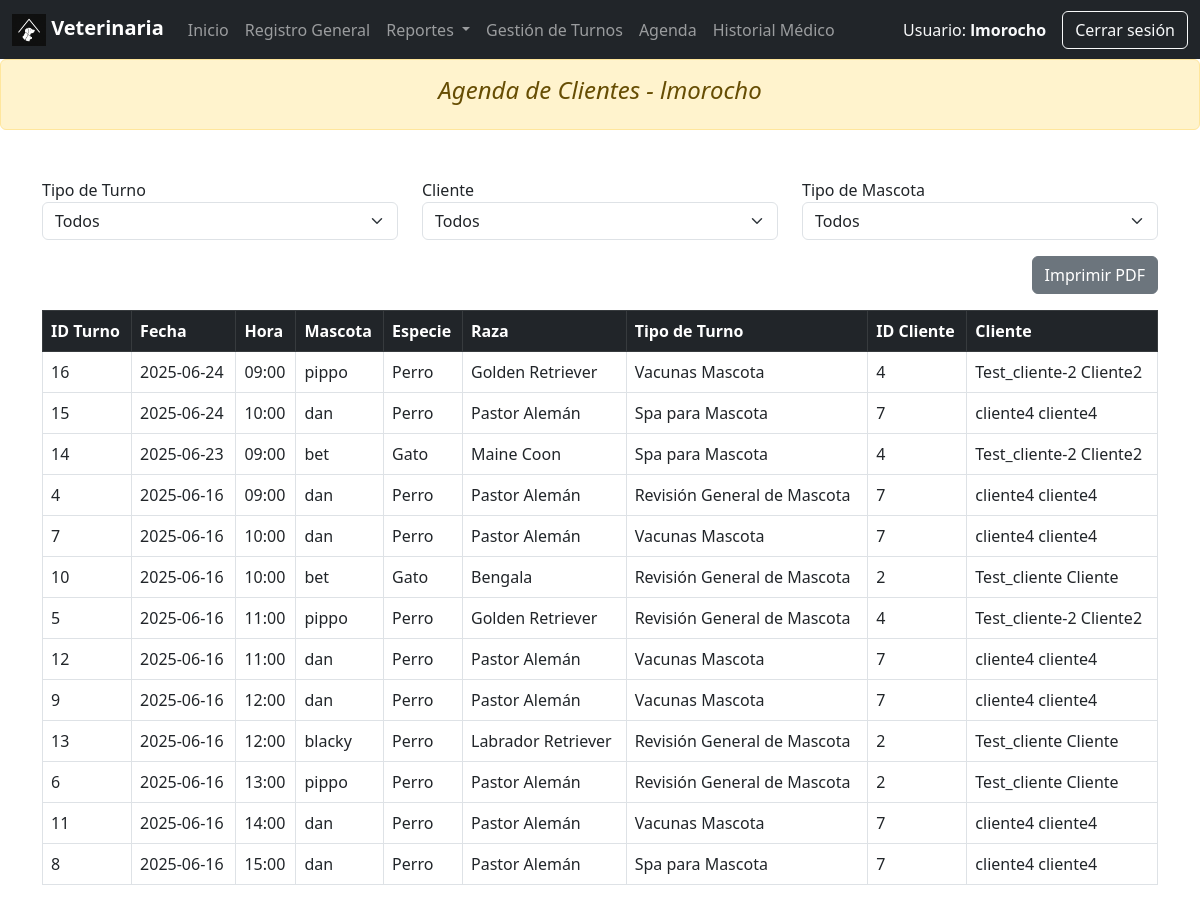
/agenda_turno_clientes.php (signed in), run on the app's committed database.
### tables this page shows
CREATE TABLE `turno` (
  `ID_Turno` int(11) NOT NULL,
  `Fecha` date NOT NULL,
  `Hora` time NOT NULL,
  `ID_Mascota` int(11) NOT NULL,
  `ID_Empleado` int(11) NOT NULL,
  `ID_Tipo_Turno` int(11) NOT NULL
);

CREATE TABLE `mascota` (
  `ID_Mascota` int(11) NOT NULL,
  `Nombre` varchar(50) NOT NULL,
  `Fecha_Nacimiento` date DEFAULT NULL,
  `ID_Raza` int(11) NOT NULL,
  `ID_Cliente` int(11) NOT NULL
);

CREATE TABLE `especie` (
  `ID_Especie` int(11) NOT NULL,
  `Nombre_Especie` varchar(50) NOT NULL
);

CREATE TABLE `raza` (
  `ID_Raza` int(11) NOT NULL,
  `Nombre_Raza` varchar(50) NOT NULL,
  `ID_Especie` int(11) NOT NULL,
  `Color` varchar(30) DEFAULT NULL
);

CREATE TABLE `tipo_turno` (
  `ID_Tipo_Turno` int(11) NOT NULL,
  `Nombre_Tipo_Turno` varchar(100) NOT NULL
);

CREATE TABLE `cliente` (
  `ID_Cliente` int(11) NOT NULL,
  `Nombre` varchar(50) NOT NULL,
  `Apellido` varchar(50) NOT NULL,
  `DNI` varchar(20) NOT NULL,
  `Telefono` varchar(20) DEFAULT NULL,
  `Email` varchar(100) NOT NULL,
  `Direccion` varchar(150) DEFAULT NULL,
  `Fecha_Nacimiento` date DEFAULT NULL,
  `ID_Usuario` int(11) NOT NULL
);

### agenda_turno_clientes.php (the view, shortened to what this page needs)
<?php
require('conexion.php');
require('inc/menu_admin.php');
$usuario = $_SESSION['usuario']['Nombre_Usuario'] ?? 'Administrador';
$sql = "
SELECT
  t.ID_Turno,
  t.Fecha,
  t.Hora,
  m.Nombre AS Nombre_Mascota,
  e.Nombre_Especie,
  r.Nombre_Raza,
  tt.Nombre_Tipo_Turno AS Nombre_Tipo_Turno,
  c.ID_Cliente,
  CONCAT(c.Nombre, ' ', c.Apellido) AS Nombre_Cliente
FROM Turno t
  JOIN Mascota m ON t.ID_Mascota = m.ID_Mascota
  JOIN Raza r ON m.ID_Raza = r.ID_Raza
  JOIN Especie e ON r.ID_Especie = e.ID_Especie
  JOIN tipo_turno tt ON t.ID_Tipo_Turno = tt.ID_Tipo_Turno
  JOIN Cliente c ON m.ID_Cliente = c.ID_Cliente
ORDER BY t.Fecha DESC, t.Hora ASC, t.ID_turno
";
$result = $conexion->query($sql);
$turnos = $result ? $result->fetch_all(MYSQLI_ASSOC) : [];
?>
<!DOCTYPE html>
<html lang="es">
<head>
  <link href="https://cdn.jsdelivr.net/npm/bootstrap@5.3.0/dist/css/bootstrap.min.css" rel="stylesheet">
</head>
<body>
  <?php menu_admin(); ?>
  <div class="alert alert-warning text-center fst-italic mt-0 no-print" role="alert">
    <h4>Agenda de Clientes - <?= htmlspecialchars($usuario) ?></h4>
  </div>
  <div class="container mt-5">
    <div class="row mb-3 no-print">
      <div class="col-md-4">
        <label>Tipo de Turno</label>
        <select id="filterTipo" class="form-select">
          <option value="">Todos</option>
        </select>
      </div>
      <div class="col-md-4">
        <label>Cliente</label>
        <select id="filterCliente" class="form-select">
          <option value="">Todos</option>
        </select>
      </div>
      <div class="col-md-4">
        <label>Tipo de Mascota</label>
        <select id="filterEspecie" class="form-select">
          <option value="">Todos</option>
        </select>
      </div>
    </div>
    <div class="text-end mb-3 no-print">
      <button onclick="window.print()" class="btn btn-secondary">Imprimir PDF</button>
    </div>
    <?php if (empty($turnos)): ?>
      <div class="alert alert-info">No hay turnos agendados.</div>
    <?php else: ?>
      <div class="table-responsive">
        <table id="turnosTable" class="table table-bordered table-hover">
          <thead class="table-dark">
            <tr>
              <th>ID Turno</th>
              <th>Fecha</th>
              <th>Hora</th>
              <th>Mascota</th>
              <th>Especie</th>
              <th>Raza</th>
              <th>Tipo de Turno</th>
              <th>ID Cliente</th>
              <th>Cliente</th>
            </tr>
          </thead>
          <tbody>
            <?php foreach ($turnos as $t): ?>
              <tr>
                <td><?= htmlspecialchars($t['ID_Turno']) ?></td>
                <td><?= htmlspecialchars($t['Fecha']) ?></td>
                <td><?= htmlspecialchars(substr($t['Hora'], 0, 5)) ?></td>
                <td><?= htmlspecialchars($t['Nombre_Mascota']) ?></td>
                <td><?= htmlspecialchars($t['Nombre_Especie']) ?></td>
                <td><?= htmlspecialchars($t['Nombre_Raza']) ?></td>
                <td><?= htmlspecialchars($t['Nombre_Tipo_Turno']) ?></td>
                <td><?= htmlspecialchars($t['ID_Cliente']) ?></td>
                <td><?= htmlspecialchars($t['Nombre_Cliente']) ?></td>
              </tr>
            <?php endforeach; ?>
          </tbody>
        </table>
      </div>
    <?php endif; ?>
  </div>
</body>
</html>

### inc/menu_admin.php (shortened to what this page needs)
<?php
function menu_admin() {
  $nombreUsuario = $_SESSION['usuario']['Nombre_Usuario'] ?? 'Administrador';
?>
<nav class="navbar navbar-expand-lg navbar-dark bg-dark">
  <div class="container-fluid">
    <a class="navbar-brand" href="#">
      <img src="img/Log_PetHOUSE.png" alt="Logo" width="34" height="32" class="d-inline-block align-text-top">
      <b>Veterinaria</b>
    </a>
    <div class="collapse navbar-collapse" id="navbarNav">
      <ul class="navbar-nav me-auto mb-2 mb-lg-0">
        <li class="nav-item"><a class="nav-link" href="admin_dashboard.php">Inicio</a></li>
        <li class="nav-item"><a class="nav-link" href="admin_registro.php">Registro General</a></li>
        <li class="nav-item dropdown">
          <a class="nav-link dropdown-toggle" href="#" id="registroDropdown" role="button" data-bs-toggle="dropdown" aria-expanded="false">
            Reportes
          </a>
        </li>
        <li class="nav-item"><a class="nav-link" href="admin_turnos.php">Gestión de Turnos</a></li>
        <li class="nav-item"><a class="nav-link" href="agenda_turno_clientes.php">Agenda</a></li>
        <li class="nav-item"><a class="nav-link" href="admin_dashboard.php">Historial Médico</a></li>
      </ul>
      <span class="navbar-text text-light me-3">
        Usuario: <strong><?= htmlspecialchars($nombreUsuario) ?></strong>
      </span>
      <a href="logout.php" class="btn btn-outline-light">Cerrar sesión</a>
    </div>
  </div>
</nav>
<?php
}
?>

### data on the page
turno: ID_Turno "16", Fecha "2025-06-24", Hora "09:00", ID_Mascota.Nombre "pippo", especie.Nombre_Especie "Perro", raza.Nombre_Raza "Golden Retriever", ID_Tipo_Turno.Nombre_Tipo_Turno "Vacunas Mascota", cliente.ID_Cliente "4", Nombre_Cliente "Test_cliente-2 Cliente2"
turno: ID_Turno "15", Fecha "2025-06-24", Hora "10:00", ID_Mascota.Nombre "dan", especie.Nombre_Especie "Perro", raza.Nombre_Raza "Pastor Alemán", ID_Tipo_Turno.Nombre_Tipo_Turno "Spa para Mascota", cliente.ID_Cliente "7", Nombre_Cliente "cliente4 cliente4"
turno: ID_Turno "14", Fecha "2025-06-23", Hora "09:00", ID_Mascota.Nombre "bet", especie.Nombre_Especie "Gato", raza.Nombre_Raza "Maine Coon", ID_Tipo_Turno.Nombre_Tipo_Turno "Spa para Mascota", cliente.ID_Cliente "4", Nombre_Cliente "Test_cliente-2 Cliente2"
turno: ID_Turno "4", Fecha "2025-06-16", Hora "09:00", ID_Mascota.Nombre "dan", especie.Nombre_Especie "Perro", raza.Nombre_Raza "Pastor Alemán", ID_Tipo_Turno.Nombre_Tipo_Turno "Revisión General de Mascota", cliente.ID_Cliente "7", Nombre_Cliente "cliente4 cliente4"
turno: ID_Turno "7", Fecha "2025-06-16", Hora "10:00", ID_Mascota.Nombre "dan", especie.Nombre_Especie "Perro", raza.Nombre_Raza "Pastor Alemán", ID_Tipo_Turno.Nombre_Tipo_Turno "Vacunas Mascota", cliente.ID_Cliente "7", Nombre_Cliente "cliente4 cliente4"
turno: ID_Turno "10", Fecha "2025-06-16", Hora "10:00", ID_Mascota.Nombre "bet", especie.Nombre_Especie "Gato", raza.Nombre_Raza "Bengala", ID_Tipo_Turno.Nombre_Tipo_Turno "Revisión General de Mascota", cliente.ID_Cliente "2", Nombre_Cliente "Test_cliente Cliente"
turno: ID_Turno "5", Fecha "2025-06-16", Hora "11:00", ID_Mascota.Nombre "pippo", especie.Nombre_Especie "Perro", raza.Nombre_Raza "Golden Retriever", ID_Tipo_Turno.Nombre_Tipo_Turno "Revisión General de Mascota", cliente.ID_Cliente "4", Nombre_Cliente "Test_cliente-2 Cliente2"
turno: ID_Turno "12", Fecha "2025-06-16", Hora "11:00", ID_Mascota.Nombre "dan", especie.Nombre_Especie "Perro", raza.Nombre_Raza "Pastor Alemán", ID_Tipo_Turno.Nombre_Tipo_Turno "Vacunas Mascota", cliente.ID_Cliente "7", Nombre_Cliente "cliente4 cliente4"
turno: ID_Turno "9", Fecha "2025-06-16", Hora "12:00", ID_Mascota.Nombre "dan", especie.Nombre_Especie "Perro", raza.Nombre_Raza "Pastor Alemán", ID_Tipo_Turno.Nombre_Tipo_Turno "Vacunas Mascota", cliente.ID_Cliente "7", Nombre_Cliente "cliente4 cliente4"
turno: ID_Turno "13", Fecha "2025-06-16", Hora "12:00", ID_Mascota.Nombre "blacky", especie.Nombre_Especie "Perro", raza.Nombre_Raza "Labrador Retriever", ID_Tipo_Turno.Nombre_Tipo_Turno "Revisión General de Mascota", cliente.ID_Cliente "2", Nombre_Cliente "Test_cliente Cliente"
turno: ID_Turno "6", Fecha "2025-06-16", Hora "13:00", ID_Mascota.Nombre "pippo", especie.Nombre_Especie "Perro", raza.Nombre_Raza "Pastor Alemán", ID_Tipo_Turno.Nombre_Tipo_Turno "Revisión General de Mascota", cliente.ID_Cliente "2", Nombre_Cliente "Test_cliente Cliente"
turno: ID_Turno "11", Fecha "2025-06-16", Hora "14:00", ID_Mascota.Nombre "dan", especie.Nombre_Especie "Perro", raza.Nombre_Raza "Pastor Alemán", ID_Tipo_Turno.Nombre_Tipo_Turno "Vacunas Mascota", cliente.ID_Cliente "7", Nombre_Cliente "cliente4 cliente4"
turno: ID_Turno "8", Fecha "2025-06-16", Hora "15:00", ID_Mascota.Nombre "dan", especie.Nombre_Especie "Perro", raza.Nombre_Raza "Pastor Alemán", ID_Tipo_Turno.Nombre_Tipo_Turno "Spa para Mascota", cliente.ID_Cliente "7", Nombre_Cliente "cliente4 cliente4"

### other printed values
$nombreUsuario "lmorocho"
$usuario "lmorocho"
